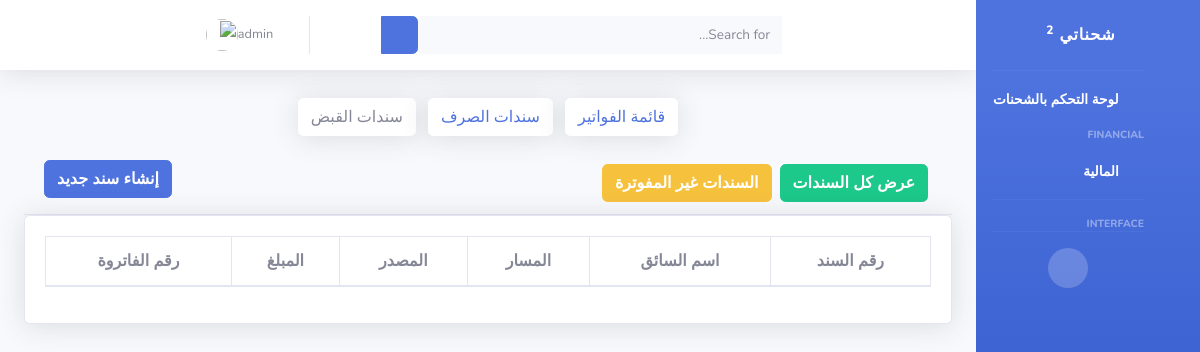
Page /financial/catch/ (signed in) on the earlier database version.
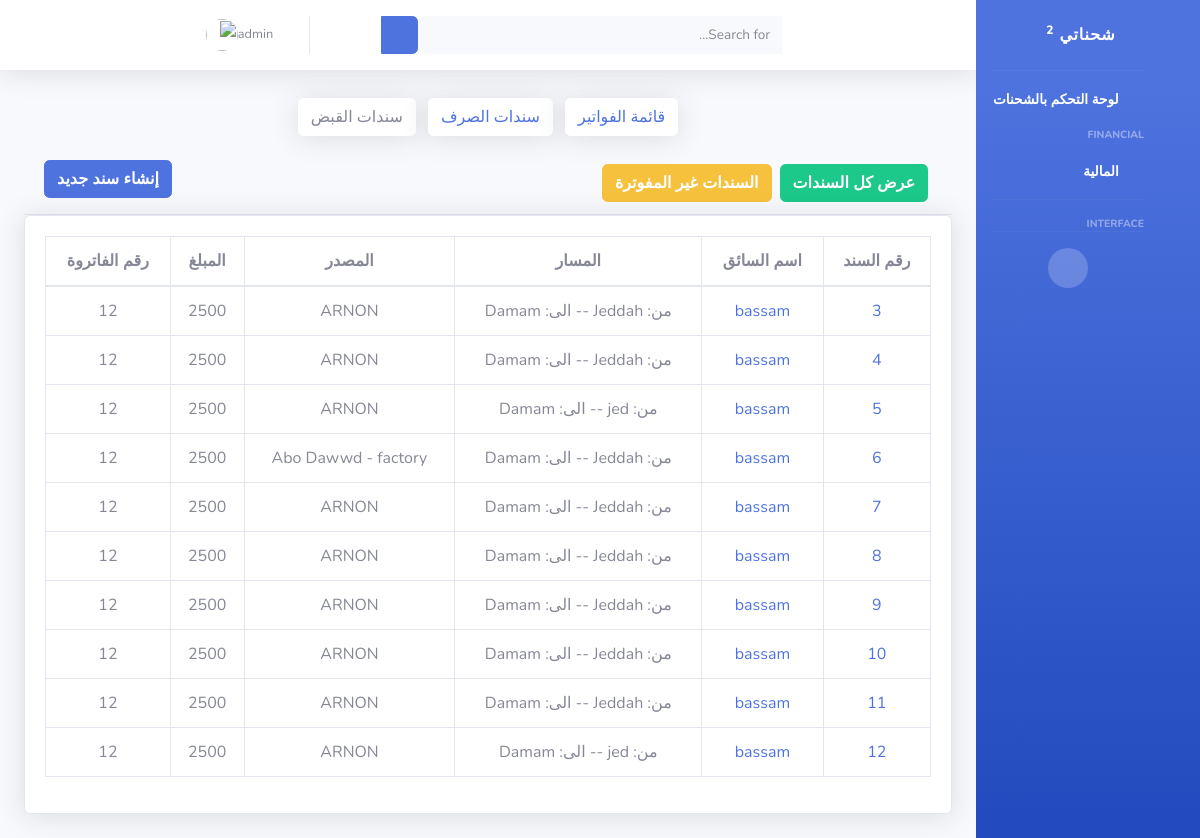
Same page on the later database version.
### financial/models.py (models this page shows, shortened)
class CatchReceipt(models.Model):
    invoices = models.ForeignKey(Invoices, on_delete=models.CASCADE,  null=True, blank=True  )
    catchReceipt_id= models.BigAutoField(primary_key=True)
    driver = models.ForeignKey(DriverModel, on_delete=models.CASCADE, null=True)
    source =  models.CharField(max_length=225,  default='' , help_text=' المصدر')
    destination =  models.CharField(max_length=225,  help_text=' الوجهة')
    company = models.ForeignKey(CompanyModel, on_delete=models.CASCADE, null=True)
    date = models.DateTimeField(default=timezone.now)
    amount =  models.CharField(max_length=225,  help_text=' الاجرة')
    overnight =  models.CharField(max_length=225,  help_text=' المبات')
    return_fare =  models.CharField(max_length=225,  help_text=' اجرة رجعة')
    deduction =  models.CharField(max_length=225,  help_text='خصم')
    policy_number =  models.CharField(max_length=225,  default='' , help_text=' رقم البوليصة')
    notice_number =  models.CharField(max_length=225,  default='' , help_text=' رقم الاشعار')
    Shipment_id =  models.CharField(max_length=225,  default='' , help_text=' رقم الشحن')
    delegate =  models.ForeignKey(User, on_delete=models.CASCADE, null=True, help_text=' المندوب ')
    accountant =  models.CharField(max_length=225, null=True,help_text=' المحاسب ' )

### drivers/models.py (models this page shows)
class DriverModel(models.Model):
    driver_id = models.BigAutoField(primary_key=True)
    driver_name = models.CharField(max_length=225,  help_text='اسم السائق')
    Saudi_Arabia = 'Saudi'
    YEMEN = 'Yemeni'
    Syria = 'Syrian'
    Egypt = 'Egypt'
    Afghanistan = 'Afghanistan'
    Pakistan = 'Pakistani'
    Jordan = 'Jordanian'
    India = 'Indian'
    Other = 'other'
    countrys = [
        (Saudi_Arabia, 'Saudi'),
        (YEMEN, 'Yemeni'),
        (Syria, 'Syrian'),
        (Egypt, 'Egypt'),
        (Afghanistan, 'Afghanistan'),
        (Pakistan, 'Pakistani'),
        (Jordan, 'Jordanian'),
        (India, 'Indian'),
        (Other, 'other')
    ]
    driver_nationality = models.CharField(
        max_length=20, choices=countrys, default=Other,  help_text='جنسية السائق')
    driver_phone_number = models.CharField(
        max_length=16, help_text='رقم هاتف السائق ')
    Identification_Number = models.CharField(
        max_length=10,  help_text='رقم الهوية/الاقامة')
    truck_plate_number = models.CharField(
        max_length=8,  help_text='رقم لوحة الشاحنة')
    Truck_Reefers = 'Truck_Reefers'
    Truck_Flatbed  = 'Truck_Flatbed'
    Truck_high_sides = 'Truck_high_sides'
    Truck_Curtainsider = 'Truck_Curtainsider'
    lory_Flatbed= 'lory_Flatbed'
    lory_Reefers= 'lory_Reefers'
    dinah_Flatbed= 'dinah_Flatbed'
    dinah_Reefers= 'dinah_Reefers'
    Vehicle = [
        (Truck_Reefers, 'Truck_Reefers'),
        (Truck_Flatbed, 'Truck_Flatbed'),
        (Truck_high_sides, 'Truck_high_sides'),
        (Truck_Curtainsider, 'Truck_Curtainsider'),
        (lory_Flatbed, 'lory_Flatbed'),
        (lory_Reefers, 'lory_Reefers'),
        (dinah_Flatbed, 'dinah_Flatbed'),
        (dinah_Reefers, 'dinah_Reefers'),
    ]
    Vehicle_Type = models.CharField( choices=Vehicle, default=Truck_Flatbed,
        max_length=30, help_text='نوع السيارة(سطحة - جوانب) ....')
    Sequence_Number = models.CharField(
        max_length=30, help_text='الرقم التسلسلي من الاستمارة')
    Owner_car_id_number = models.CharField(
        max_length=10,  help_text='رقم هوية مالك السيارة')
    Identification_photo = models.ImageField(
        upload_to='driver/', null=True, help_text='صورة الهوية/الاقامة ')
    def __str__(self):
        return self.driver_name

### companies/models.py (models this page shows)
class CompanyModel(models.Model):
    company_name = models.CharField(max_length=225,  help_text='اسم الشركة')
    company_id = models.BigAutoField(primary_key=True)
    company_city = models.CharField(max_length=225,  default='Dammam',help_text='مقر الشركة')
    charging_area = models.CharField( max_length=225, default='Jeddah', help_text='منطقة الشحن ')
    def __str__(self):
        return self.company_name

### financial/views.py (the view)
# urls.py: path('financial/catch/',views.all_catch_receipt_list, name='all_catch_receipt_list' ),
def all_catch_receipt_list(request):
    catch_receipt = CatchReceipt.objects.all()
    return render(request, 'financial/catch/catch_receipt_list.html',{'catch_receipt':catch_receipt})

### Shuhnaty/templates/financial/catch/catch_receipt_list.html
{% extends 'base.html' %}
{% block item %}
{%  include 'financial/buttons.html' %}
{% endblock %}
{% block content %}
<div class="card-header py-3">
    <div class="btn-group float-end " role="group" aria-label="Basic mixed styles example">
        <button type="button" class="btn btn-success m-1"> <a href="{% url 'catch_receipt_list' status='all' %}" class="text-decoration-none text-white fw-bolder">عرض كل السندات</a></button>
     </div>
    <div class="btn-group float-end " role="group" aria-label="Basic mixed styles example">
            <button type="button" class="btn btn-warning m-1"> <a href="{% url 'catch_receipt_list' status='billed' %}" class="text-decoration-none text-white fw-bolder">السندات غير المفوترة</a></button>
    </div>
    <div class="btn-group" role="group" aria-label="Basic example">
        <button type="button" class="btn btn-primary"> <a href="{% url 'add_catch_receipt'%}" class="text-decoration-none text-white fw-bolder">إنشاء سند جديد</a></button>
    </div>
</div>
<div class="card shadow mb-4">
    <div class="card-body">
        <div class="table-responsive ">
            <table class="table table-bordered text-center" id="dataTable" width="100%" cellspacing="0">
                <thead>
                    <tr>
                        <th>رقم السند </th>
                        <th>اسم السائق </th>
                        <th> المسار</th>
                        <th>المصدر</th>
                        <th>المبلغ</th>
                        <th>رقم الفاتروة</th>
                    </tr>
                </thead>
                <tbody>
                    {% for item in catch_receipt %}
                            <tr>
                                <td><a href="{% url 'catch_receipt_details' item.catchReceipt_id%}">{{ item.catchReceipt_id }}</a></td>
                                <td><a href="{% url 'driver_details' item.driver.pk%}">{{ item.driver }}</a></td>
                                <td> من:  {{ item.source }}  -- الى: {{ item.destination }} </td>
                                <td>{{ item.company}} </td>
                                <td>{{ item.amount}} </td>
                                {% if item.invoices_id != None %}
                                    <td>{{ item.invoices_id}} </td>
                                {% else %}
                                    <td><button type="button" class="btn btn-light border-black"> <a href="{% url 'edit_catch_receipt' item.pk%}" class="text-decoration-none text-black fw-bolder">فوترة</a></button></td>
                                {% endif %}
                            </tr>
                    {% endfor %}
                </tbody>
            </table>
        </div>
    </div>
</div>
{% endblock %}

Differences in the rows shown:
added CatchReceipt: catchReceipt_id "3", driver "bassam", source "Jeddah", destination "Damam", company "ARNON", amount "2500", invoices_id "12"
added CatchReceipt: catchReceipt_id "4", driver "bassam", source "Jeddah", destination "Damam", company "ARNON", amount "2500", invoices_id "12"
added CatchReceipt: catchReceipt_id "5", driver "bassam", source "jed", destination "Damam", company "ARNON", amount "2500", invoices_id "12"
added CatchReceipt: catchReceipt_id "6", driver "bassam", source "Jeddah", destination "Damam", company "Abo Dawwd - factory", amount "2500", invoices_id "12"
added CatchReceipt: catchReceipt_id "7", driver "bassam", source "Jeddah", destination "Damam", company "ARNON", amount "2500", invoices_id "12"
added CatchReceipt: catchReceipt_id "8", driver "bassam", source "Jeddah", destination "Damam", company "ARNON", amount "2500", invoices_id "12"
added CatchReceipt: catchReceipt_id "9", driver "bassam", source "Jeddah", destination "Damam", company "ARNON", amount "2500", invoices_id "12"
added CatchReceipt: catchReceipt_id "10", driver "bassam", source "Jeddah", destination "Damam", company "ARNON", amount "2500", invoices_id "12"
added CatchReceipt: catchReceipt_id "11", driver "bassam", source "Jeddah", destination "Damam", company "ARNON", amount "2500", invoices_id "12"
added CatchReceipt: catchReceipt_id "12", driver "bassam", source "jed", destination "Damam", company "ARNON", amount "2500", invoices_id "12"
